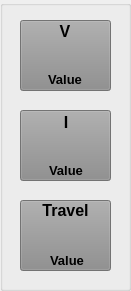
     <widget class="QGroupBox" name="adapParametersOutputGroupbox">
      <property name="geometry">
       <rect>
        <x>526</x>
        <y>148</y>
        <width>131</width>
        <height>291</height>
       </rect>
      </property>
      <property name="focusPolicy">
       <enum>Qt::StrongFocus</enum>
      </property>
      <property name="styleSheet">
       <string notr="true">border-color: rgb(0, 0, 0); border-width: 10px;</string>
      </property>
      <property name="title">
       <string/>
      </property>
      <property name="flat">
       <bool>false</bool>
      </property>
      <property name="checkable">
       <bool>false</bool>
      </property>
      <widget class="QPushButton" name="adapParametersOutputVoltageButton">
       <property name="enabled">
        <bool>false</bool>
       </property>
       <property name="geometry">
        <rect>
         <x>20</x>
         <y>20</y>
         <width>91</width>
         <height>71</height>
        </rect>
       </property>
       <property name="cursor">
        <cursorShape>PointingHandCursor</cursorShape>
       </property>
       <property name="styleSheet">
        <string notr="true">background-color: rgb(140, 140, 140);</string>
       </property>
      </widget>
      <widget class="QPushButton" name="adapParametersOutputCurrentButton">
       <property name="enabled">
        <bool>false</bool>
       </property>
       <property name="geometry">
        <rect>
         <x>20</x>
         <y>110</y>
         <width>91</width>
         <height>71</height>
        </rect>
       </property>
       <property name="cursor">
        <cursorShape>PointingHandCursor</cursorShape>
       </property>
       <property name="styleSheet">
        <string notr="true">background-color: rgb(140, 140, 140);</string>
       </property>
      </widget>
      <widget class="QPushButton" name="adapParametersOutputTravelButton">
       <property name="enabled">
        <bool>false</bool>
       </property>
       <property name="geometry">
        <rect>
         <x>20</x>
         <y>200</y>
         <width>91</width>
         <height>71</height>
        </rect>
       </property>
       <property name="cursor">
        <cursorShape>PointingHandCursor</cursorShape>
       </property>
       <property name="styleSheet">
        <string notr="true">background-color: rgb(140, 140, 140);</string>
       </property>
      </widget>
      <widget class="QLabel" name="adapParametersOutputVoltageLabel">
       <property name="geometry">
        <rect>
         <x>57</x>
         <y>22</y>
         <width>16</width>
         <height>16</height>
        </rect>
       </property>
       <property name="text">
        <string>&lt;html&gt;&lt;head/&gt;&lt;body&gt;&lt;p align=&quot;center&quot;&gt;&lt;span style=&quot; font-size:12pt; font-weight:600;&quot;&gt;V&lt;/span&gt;&lt;/p&gt;&lt;/body&gt;&lt;/html&gt;</string>
       </property>
      </widget>
      <widget class="QLabel" name="adapParametersOutputVoltageValueLabel">
       <property name="geometry">
        <rect>
         <x>42</x>
         <y>72</y>
         <width>46</width>
         <height>13</height>
        </rect>
       </property>
       <property name="text">
        <string>&lt;html&gt;&lt;head/&gt;&lt;body&gt;&lt;p align=&quot;center&quot;&gt;&lt;span style=&quot; font-size:10pt; font-weight:600;&quot;&gt;Value&lt;/span&gt;&lt;/p&gt;&lt;/body&gt;&lt;/html&gt;</string>
       </property>
      </widget>
      <widget class="QLabel" name="adapParametersOutputCurrentLabel">
       <property name="geometry">
        <rect>
         <x>58</x>
         <y>113</y>
         <width>16</width>
         <height>16</height>
        </rect>
       </property>
       <property name="text">
        <string>&lt;html&gt;&lt;head/&gt;&lt;body&gt;&lt;p align=&quot;center&quot;&gt;&lt;span style=&quot; font-size:12pt; font-weight:600;&quot;&gt;I&lt;/span&gt;&lt;/p&gt;&lt;/body&gt;&lt;/html&gt;</string>
       </property>
      </widget>
      <widget class="QLabel" name="adapParametersOutputCurrentValueLabel">
       <property name="geometry">
        <rect>
         <x>43</x>
         <y>163</y>
         <width>46</width>
         <height>13</height>
        </rect>
       </property>
       <property name="text">
        <string>&lt;html&gt;&lt;head/&gt;&lt;body&gt;&lt;p align=&quot;center&quot;&gt;&lt;span style=&quot; font-size:10pt; font-weight:600;&quot;&gt;Value&lt;/span&gt;&lt;/p&gt;&lt;/body&gt;&lt;/html&gt;</string>
       </property>
      </widget>
      <widget class="QLabel" name="adapParametersOutputTravelValueLabel">
       <property name="geometry">
        <rect>
         <x>44</x>
         <y>253</y>
         <width>46</width>
         <height>13</height>
        </rect>
       </property>
       <property name="text">
        <string>&lt;html&gt;&lt;head/&gt;&lt;body&gt;&lt;p align=&quot;center&quot;&gt;&lt;span style=&quot; font-size:10pt; font-weight:600;&quot;&gt;Value&lt;/span&gt;&lt;/p&gt;&lt;/body&gt;&lt;/html&gt;</string>
       </property>
      </widget>
      <widget class="QLabel" name="adapParametersOutputTravelLabel">
       <property name="geometry">
        <rect>
         <x>35</x>
         <y>200</y>
         <width>61</width>
         <height>21</height>
        </rect>
       </property>
       <property name="text">
        <string>&lt;html&gt;&lt;head/&gt;&lt;body&gt;&lt;p align=&quot;center&quot;&gt;&lt;span style=&quot; font-size:12pt; font-weight:600;&quot;&gt;Travel&lt;/span&gt;&lt;/p&gt;&lt;/body&gt;&lt;/html&gt;</string>
       </property>
      </widget>
     </widget>
